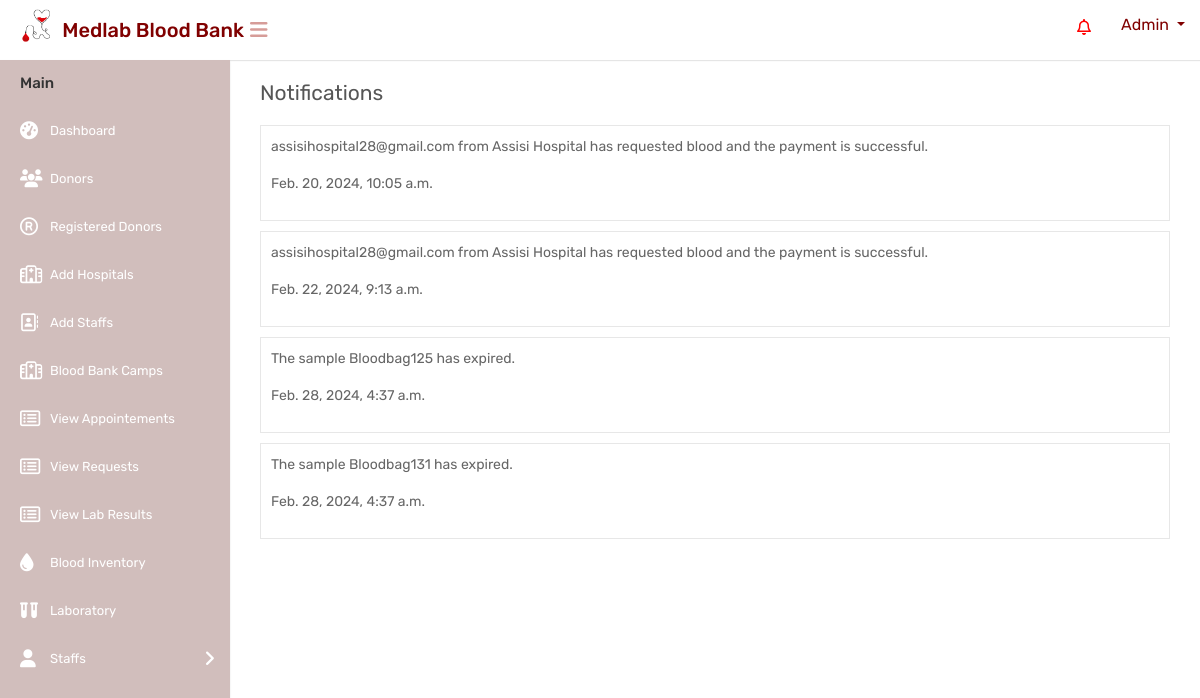
The app's page /notificationpage/, older data.
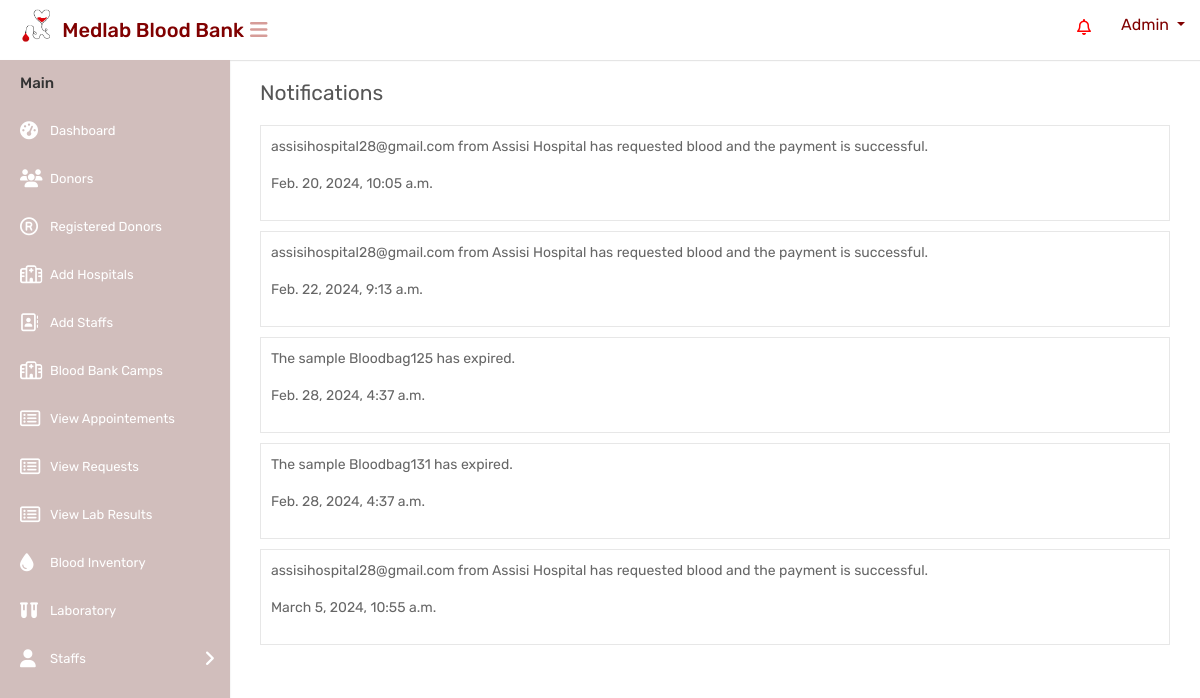
The same page, newer data.
### website/models.py (models this page shows, shortened)
class Notification(models.Model):
    recipient = models.ForeignKey(get_user_model(), on_delete=models.CASCADE)
    message = models.TextField()
    timestamp = models.DateTimeField(auto_now_add=True)
    is_read = models.BooleanField(default=False)
    notification_type = models.CharField(max_length=50, choices=NOTIFICATION_TYPES)

### website/views.py (the view)
# urls.py: path('notificationpage/', notificationpage, name='notificationpage'),
def notificationpage(request):
    notifications = Notification.objects.all()
    return render(request, 'mainuser/notificationpage.html', {'notifications': notifications})

### templates/mainuser/notificationpage.html (shortened to what this page needs)
{% load static %}
<html lang="en">
<head>
    <link rel="stylesheet" type="text/css" href="{% static 'mainuser/css/bootstrap.min.css' %}">
    <link rel="stylesheet" type="text/css" href="{% static 'mainuser/css/font-awesome.min.css' %}">
    <link rel="stylesheet" type="text/css" href="{% static 'mainuser/css/style.css' %}">
</head>
<body>
    <div class="main-wrapper">
        <div class="header" style="background-color:white;height:60px;">
			<div class="header-left">
				<a href="{% url 'adminindex' %}" class="logo" style="color: black;">
					<img src="{% static 'mainuser/img/logocopy.png' %}" width="75" height="40" alt="" style="margin-left:15px"> <span style="color: maroon;font-size: 20px;margin-top:10px; margin-left:-10px;white-space: nowrap;">Medlab Blood Bank</span>
				</a>
			</div>
			<a id="toggle_btn" href="javascript:void(0);" style="color:#d69c98;margin-top:20px;margin-left:10px;"><i class="fa fa-bars"></i></a>
            <ul class="nav user-menu float-right">
                <li class="nav-item dropdown d-none d-sm-block">
                    <a href="#" class="dropdown-toggle nav-link" data-toggle="dropdown" id="notification-bell">
						<i class="fa fa-bell-o" style="color:red"></i>
					</a>
                </li>
                <li class="nav-item dropdown has-arrow">
                    <a href="#" class="dropdown-toggle nav-link user-link" data-toggle="dropdown" style="color:maroon">
						<span style="color:maroon;">Admin</span>
                    </a>
                </li>
            </ul>
        </div>
        <div class="sidebar" id="sidebar">
            <div class="sidebar-inner slimscroll">
                <div id="sidebar-menu" class="sidebar-menu">
                    <ul>
                        <li class="menu-title">Main</li>
                        <li>
                            <a href="{% url 'adminindex' %}"><i class="fa fa-dashboard"></i> <span>Dashboard</span></a>
                        </li>
						<li>
                            <a href="{% url 'donors' %}"><i class="fa fa-users"></i> <span>Donors</span></a>
                        </li>
                        <li>
                            <a href="{% url 'registereddonortable' %}"><i class="fa fa-registered"></i> <span>Registered Donors</span></a>
                        </li>
                        <li>
                            <a href="{% url 'registeredhospitaltable' %}"><i class="fa fa-hospital-o"></i> <span>Add Hospitals</span></a>
                        </li>
                        <li>
                            <a href="{% url 'registeredstafftable' %}"><i class="fa fa-address-book-o"></i> <span>Add Staffs</span></a>
                        </li>
                        <li>
                            <a href="{% url 'departments' %}"><i class="fa fa-hospital-o"></i> <span>Blood Bank Camps</span></a>
                        </li>
                        <li>
                            <a href="{% url 'requests' %}"><i class="fa fa-list-alt"></i> <span>View Appointements</span></a>
                        </li>
                        <li>
                            <a href="{% url 'blood_request_list' %}"><i class="fa fa-list-alt"></i> <span>View Requests</span></a>
                        </li>
						<li>
                            <a href="{% url 'view_uploaded_files' %}"><i class="fa fa-list-alt"></i> <span>View Lab Results</span></a>
                        </li>
                        <li>
                            <a href="{% url 'blood_inventory' %}"><i class="fa fa-tint"></i> <span>Blood Inventory</span></a>
                        </li>
                        <li>
                            <a href="{% url 'laboratory' %}"><i class="fa-solid fa-vials"></i><span>Laboratory</span></a>
                        </li>
						<li class="submenu">
							<a href="#"><i class="fa fa-user"></i> <span>Staffs </span> <span class="menu-arrow"></span></a>
						</li>
                    </ul>
                </div>
            </div>
        </div>
        <div class="page-wrapper">
            <div class="content">
                <div class="row">
                    <div class="col-sm-12">
                        <h4 class="page-title">Notifications</h4>
                    </div>
                </div>
                <div class="row">
                    <div class="col-md-12">
                        <div class="activity">
                            <div class="activity-box">
                                <ul class="activity-list">
                                    {% for notification in notifications %}
                                    <li>
                                        <p>{{ notification.message }}</p>
                                        <p>{{ notification.timestamp }}</p>
                                    </li>
                                    {% endfor %}
                                </ul>
                            </div>
                        </div>
                    </div>
                </div>
            </div>
        </div>
    </div>
</body>
</html>

Row changes from the older to the newer data that the page shows:
added Notification: message "assisihospital28@gmail.com from Assisi Hospital has requested blood and the payment is successful.", timestamp "March 5, 2024, 10:55 a.m."
